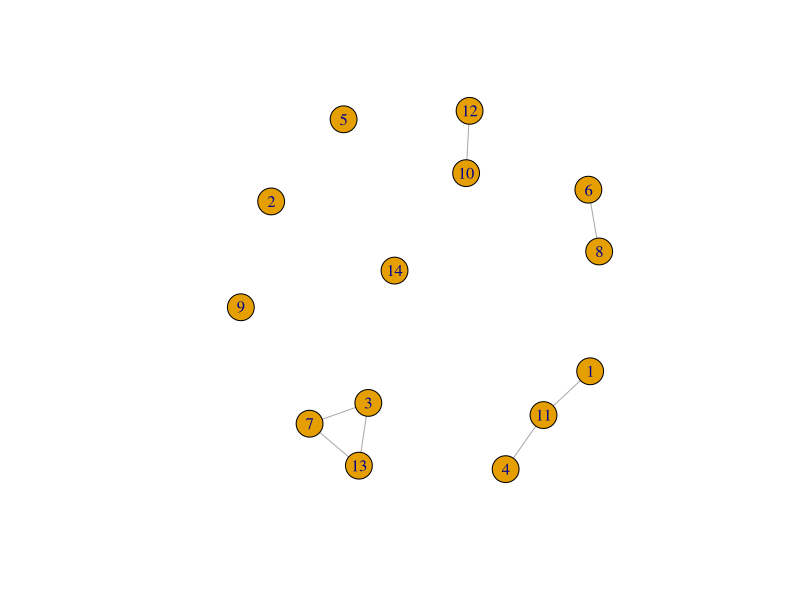

This figure's R source:
library("igraph")

#g <- make_star(10, mode="undirected") %>% set_vertex_attr("name", value = 1:10)

#plot(g)

#reduced_g <- delete_vertices(g, lapply(1:8, toString))

#reduced_g <- delete_vertices(g, 1:8)

#check previous stack overflow question to solve this issue
#reduced_g <- delete_vertices(g, 1)

#plot(reduced_g)

g <- erdos.renyi.game(14, 1/10)
plot(g)
